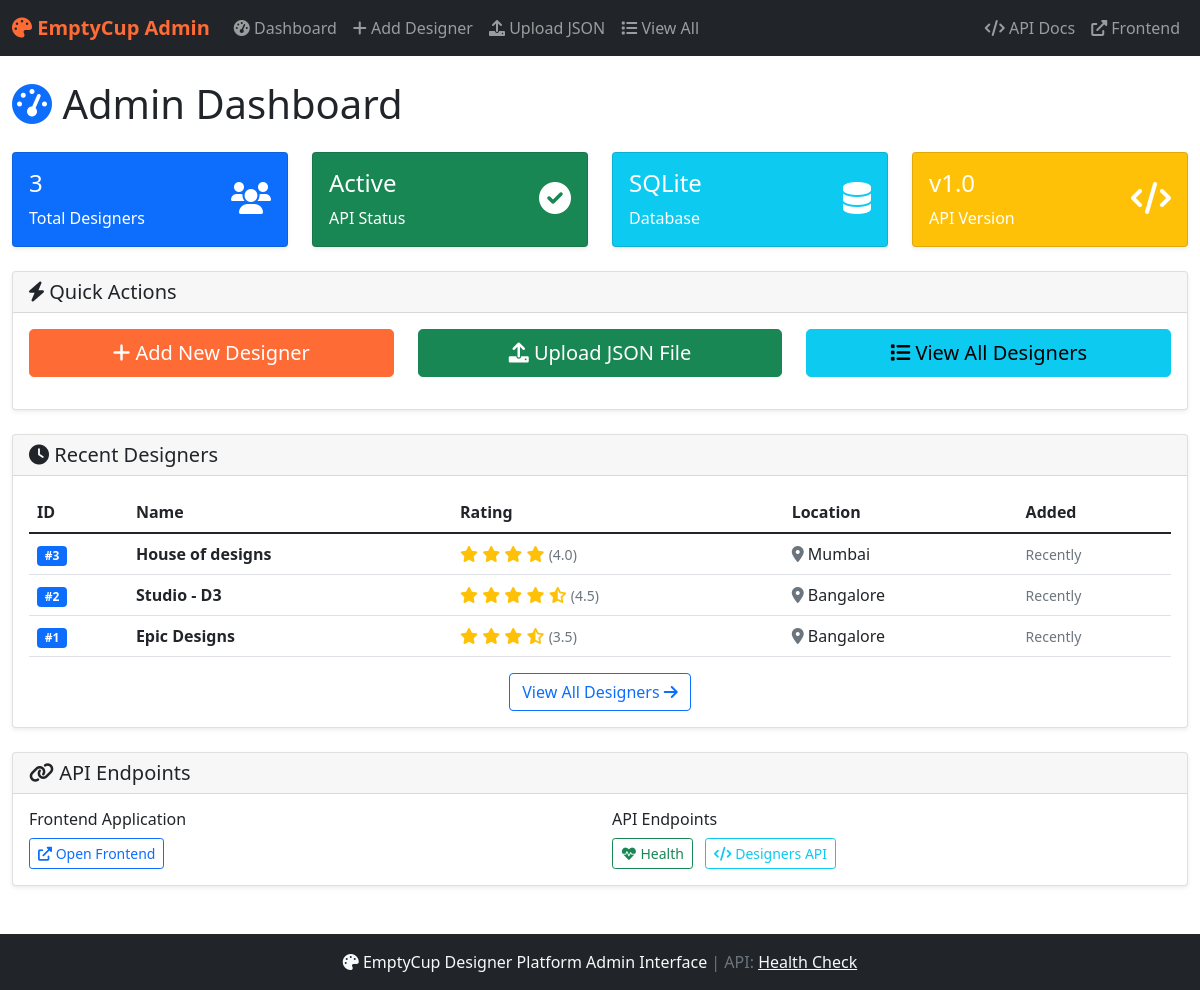
The page / on the database its author committed.
### tables this page shows
CREATE TABLE designers (
                    id INTEGER PRIMARY KEY AUTOINCREMENT,
                    name TEXT NOT NULL,
                    rating REAL NOT NULL,
                    description TEXT NOT NULL,
                    projects INTEGER NOT NULL,
                    experience INTEGER NOT NULL,
                    price_range TEXT NOT NULL,
                    phone1 TEXT NOT NULL,
                    phone2 TEXT NOT NULL,
                    location TEXT NOT NULL,
                    specialties TEXT NOT NULL,
                    portfolio TEXT NOT NULL,
                    created_at TIMESTAMP DEFAULT CURRENT_TIMESTAMP,
                    updated_at TIMESTAMP DEFAULT CURRENT_TIMESTAMP
                );

### app.py (the view)
@app.route('/', methods=['GET'])
def admin_dashboard():
    conn = get_db_connection()
    designer_count = 0
    recent_designers = []
    if not conn:
        return render_template('admin_dashboard.html',
                             designer_count=designer_count,
                             recent_designers=recent_designers)
    try:
        cur = conn.cursor()
        cur.execute('SELECT COUNT(*) as count FROM designers')
        result = cur.fetchone()
        designer_count = result['count']
        cur.execute('''
            SELECT id, name, rating, location, created_at
            FROM designers
            ORDER BY id DESC
            LIMIT 5
        ''')
        recent_designers = cur.fetchall()
        cur.close()
        conn.close()
    except Exception as e:
        if conn:
            conn.close()
    return render_template('admin_dashboard.html',
                         designer_count=designer_count,
                         recent_designers=recent_designers)

### app.py (called while the page is built)
def get_db_connection():
    try:
        if USE_SQLITE:
            db_path = DATABASE_URL.replace('sqlite:///', '')
            conn = sqlite3.connect(db_path)
            conn.row_factory = sqlite3.Row  # This makes rows behave like dictionaries
            return conn
        else:
            conn = psycopg2.connect(DATABASE_URL, cursor_factory=RealDictCursor)
            return conn
    except Exception as e:
        print(f"Database connection error: {e}")
        return None

### templates/admin_dashboard.html (shortened to what this page needs)
{% extends "base.html" %}
{% block content %}
<div class="row">
    <div class="col-12">
        <h1 class="mb-4">
            <i class="fas fa-tachometer-alt text-primary"></i> Admin Dashboard
        </h1>
    </div>
</div>
<div class="row mb-4">
    <div class="col-md-3">
        <div class="card bg-primary text-white">
            <div class="card-body">
                <div class="d-flex justify-content-between">
                    <div>
                        <h4 class="card-title">{{ designer_count }}</h4>
                        <p class="card-text">Total Designers</p>
                    </div>
                    <div class="align-self-center">
                        <i class="fas fa-users fa-2x"></i>
                    </div>
                </div>
            </div>
        </div>
    </div>
    <div class="col-md-3">
        <div class="card bg-success text-white">
            <div class="card-body">
                <div class="d-flex justify-content-between">
                    <div>
                        <h4 class="card-title">Active</h4>
                        <p class="card-text">API Status</p>
                    </div>
                    <div class="align-self-center">
                        <i class="fas fa-check-circle fa-2x"></i>
                    </div>
                </div>
            </div>
        </div>
    </div>
    <div class="col-md-3">
        <div class="card bg-info text-white">
            <div class="card-body">
                <div class="d-flex justify-content-between">
                    <div>
                        <h4 class="card-title">SQLite</h4>
                        <p class="card-text">Database</p>
                    </div>
                    <div class="align-self-center">
                        <i class="fas fa-database fa-2x"></i>
                    </div>
                </div>
            </div>
        </div>
    </div>
    <div class="col-md-3">
        <div class="card bg-warning text-white">
            <div class="card-body">
                <div class="d-flex justify-content-between">
                    <div>
                        <h4 class="card-title">v1.0</h4>
                        <p class="card-text">API Version</p>
                    </div>
                    <div class="align-self-center">
                        <i class="fas fa-code fa-2x"></i>
                    </div>
                </div>
            </div>
        </div>
    </div>
</div>
<div class="row mb-4">
    <div class="col-12">
        <div class="card">
            <div class="card-header">
                <h5 class="card-title mb-0">
                    <i class="fas fa-bolt"></i> Quick Actions
                </h5>
            </div>
            <div class="card-body">
                <div class="row">
                    <div class="col-md-4 mb-3">
                        <a href="{{ url_for('add_designer_form') }}" class="btn btn-primary btn-lg w-100">
                            <i class="fas fa-plus"></i> Add New Designer
                        </a>
                    </div>
                    <div class="col-md-4 mb-3">
                        <a href="{{ url_for('upload_json') }}" class="btn btn-success btn-lg w-100">
                            <i class="fas fa-upload"></i> Upload JSON File
                        </a>
                    </div>
                    <div class="col-md-4 mb-3">
                        <a href="{{ url_for('designers_list') }}" class="btn btn-info btn-lg w-100">
                            <i class="fas fa-list"></i> View All Designers
                        </a>
                    </div>
                </div>
            </div>
        </div>
    </div>
</div>
<div class="row">
    <div class="col-12">
        <div class="card">
            <div class="card-header">
                <h5 class="card-title mb-0">
                    <i class="fas fa-clock"></i> Recent Designers
                </h5>
            </div>
            <div class="card-body">
                {% if recent_designers %}
                    <div class="table-responsive">
                        <table class="table table-hover">
                            <thead>
                                <tr>
                                    <th>ID</th>
                                    <th>Name</th>
                                    <th>Rating</th>
                                    <th>Location</th>
                                    <th>Added</th>
                                </tr>
                            </thead>
                            <tbody>
                                {% for designer in recent_designers %}
                                <tr>
                                    <td><span class="badge bg-primary">#{{ designer.id }}</span></td>
                                    <td>
                                        <strong>{{ designer.name }}</strong>
                                    </td>
                                    <td>
                                        <span class="text-warning">
                                            {% for i in range(designer.rating|int) %}
                                                <i class="fas fa-star"></i>
                                            {% endfor %}
                                            {% if designer.rating % 1 != 0 %}
                                                <i class="fas fa-star-half-alt"></i>
                                            {% endif %}
                                        </span>
                                        <small class="text-muted">({{ designer.rating }})</small>
                                    </td>
                                    <td>
                                        <i class="fas fa-map-marker-alt text-muted"></i> {{ designer.location }}
                                    </td>
                                    <td>
                                        <small class="text-muted">
                                            {% if designer.created_at %}
                                                {{ designer.created_at.strftime('%Y-%m-%d %H:%M') if designer.created_at.strftime else 'Recently' }}
                                            {% else %}
                                                Recently
                                            {% endif %}
                                        </small>
                                    </td>
                                </tr>
                                {% endfor %}
                            </tbody>
                        </table>
                    </div>
                    <div class="text-center">
                        <a href="{{ url_for('designers_list') }}" class="btn btn-outline-primary">
                            View All Designers <i class="fas fa-arrow-right"></i>
                        </a>
                    </div>
                {% endif %}
            </div>
        </div>
    </div>
</div>
<div class="row mt-4">
    <div class="col-12">
        <div class="card">
            <div class="card-header">
                <h5 class="card-title mb-0">
                    <i class="fas fa-link"></i> API Endpoints
                </h5>
            </div>
            <div class="card-body">
                <div class="row">
                    <div class="col-md-6">
                        <h6>Frontend Application</h6>
                        <a href="http://localhost:8080" target="_blank" class="btn btn-outline-primary btn-sm">
                            <i class="fas fa-external-link-alt"></i> Open Frontend
                        </a>
                    </div>
                    <div class="col-md-6">
                        <h6>API Endpoints</h6>
                        <a href="/api/health" target="_blank" class="btn btn-outline-success btn-sm me-2">
                            <i class="fas fa-heartbeat"></i> Health
                        </a>
                        <a href="/api/designers" target="_blank" class="btn btn-outline-info btn-sm">
                            <i class="fas fa-code"></i> Designers API
                        </a>
                    </div>
                </div>
            </div>
        </div>
    </div>
</div>
{% endblock %}

### templates/base.html (shortened to what this page needs)
<!DOCTYPE html>
<html lang="en">
<head>
    <link href="https://cdn.jsdelivr.net/npm/bootstrap@5.1.3/dist/css/bootstrap.min.css" rel="stylesheet">
    <link href="https://cdnjs.cloudflare.com/ajax/libs/font-awesome/6.0.0/css/all.min.css" rel="stylesheet">
</head>
<body>
    <nav class="navbar navbar-expand-lg navbar-dark bg-dark">
        <div class="container-fluid">
            <a class="navbar-brand" href="{{ url_for('admin_dashboard') }}">
                <i class="fas fa-palette"></i> EmptyCup Admin
            </a>
            <div class="collapse navbar-collapse" id="navbarNav">
                <ul class="navbar-nav me-auto">
                    <li class="nav-item">
                        <a class="nav-link" href="{{ url_for('admin_dashboard') }}">
                            <i class="fas fa-tachometer-alt"></i> Dashboard
                        </a>
                    </li>
                    <li class="nav-item">
                        <a class="nav-link" href="{{ url_for('add_designer_form') }}">
                            <i class="fas fa-plus"></i> Add Designer
                        </a>
                    </li>
                    <li class="nav-item">
                        <a class="nav-link" href="{{ url_for('upload_json') }}">
                            <i class="fas fa-upload"></i> Upload JSON
                        </a>
                    </li>
                    <li class="nav-item">
                        <a class="nav-link" href="{{ url_for('designers_list') }}">
                            <i class="fas fa-list"></i> View All
                        </a>
                    </li>
                </ul>
                <ul class="navbar-nav">
                    <li class="nav-item">
                        <a class="nav-link" href="/api/info" target="_blank">
                            <i class="fas fa-code"></i> API Docs
                        </a>
                    </li>
                    <li class="nav-item">
                        <a class="nav-link" href="http://localhost:8080" target="_blank">
                            <i class="fas fa-external-link-alt"></i> Frontend
                        </a>
                    </li>
                </ul>
            </div>
        </div>
    </nav>
    <div class="container-fluid">
        <div class="row">
            <main class="col-12">
                <div class="mt-4">
                    {% block content %}{% endblock %}
                </div>
            </main>
        </div>
    </div>
    <footer class="bg-dark text-light text-center py-3 mt-5">
        <div class="container">
            <p class="mb-0">
                <i class="fas fa-palette"></i> EmptyCup Designer Platform Admin Interface
                <span class="text-muted">| API: <a href="/api/health" class="text-light">Health Check</a></span>
            </p>
        </div>
    </footer>
</body>
</html>

### templates/base.html (style rules this page uses)
.navbar-brand { font-weight: bold; color: #ff6b35 !important; }
.card { box-shadow: 0 0.125rem 0.25rem rgba(0, 0, 0, 0.075); border: 1px solid rgba(0, 0, 0, 0.125); }
.btn-primary { background-color: #ff6b35; border-color: #ff6b35; }

### rows shown on the page
designers: id "3", name "House of designs", rating "4.0", location "Mumbai", created_at "Recently"
designers: id "2", name "Studio - D3", rating "4.5", location "Bangalore", created_at "Recently"
designers: id "1", name "Epic Designs", rating "3.5", location "Bangalore", created_at "Recently"

### other values the page prints
{{ designer_count }} "3"
